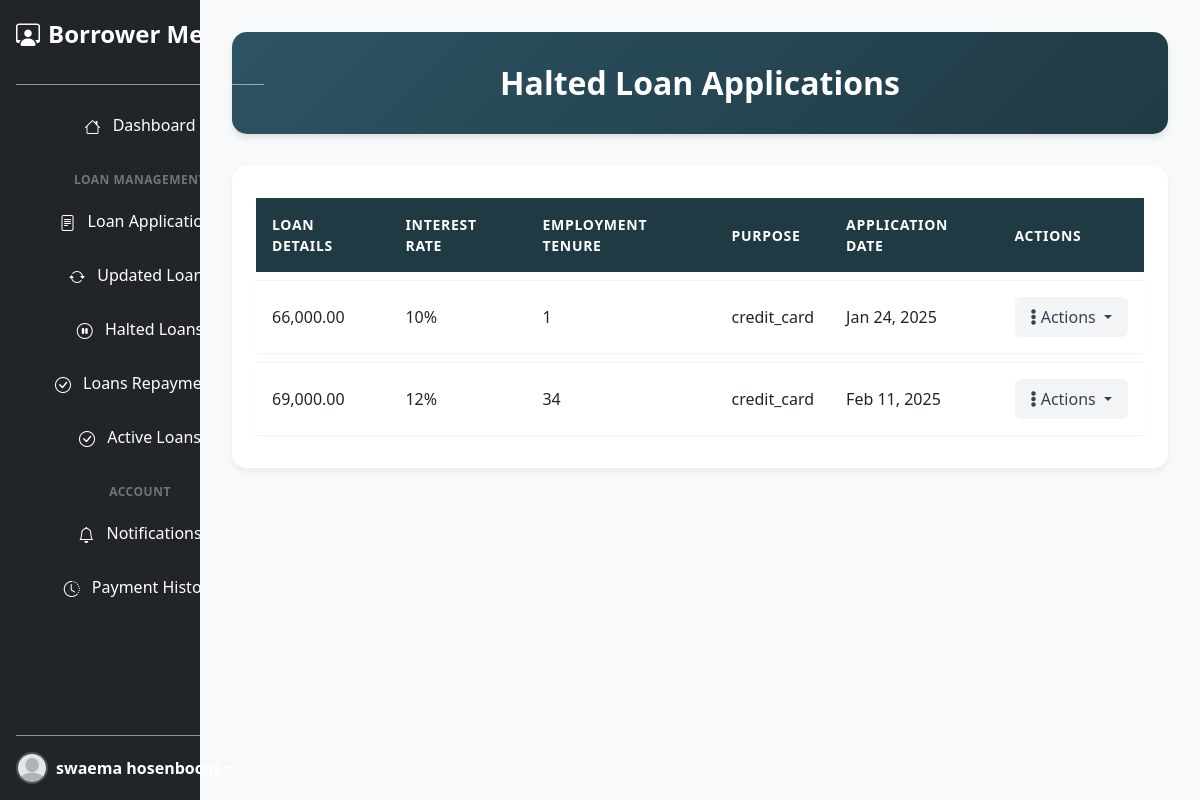
Screenshot of /Borrower/haltedLoans.php (signed in) with the database file from the repository.
### tables this page shows
CREATE TABLE `loans` (
  `id` int(11) NOT NULL,
  `user_id` int(11) DEFAULT NULL,
  `noOfInstallments` int(11) DEFAULT NULL,
  `interstRate` int(11) DEFAULT NULL,
  `grade` text DEFAULT NULL,
  `AnnualIncome` int(11) NOT NULL,
  `loanAmount` int(11) NOT NULL,
  `loanPurpose` text NOT NULL,
  `employeementTenure` int(11) NOT NULL,
  `Accepted_Date` date DEFAULT NULL,
  `status` text NOT NULL,
  `requested_at` datetime DEFAULT current_timestamp(),
  `InstallmentAmount` decimal(11,2) DEFAULT NULL,
  `TotalLoan` int(11) NOT NULL,
  `stripe_account_id` varchar(255) DEFAULT NULL,
  `updated_at` datetime DEFAULT NULL
);

### Classes/Loan.php (called while the page is built, shortened)
<?php
class Loan
{
    public static function checkLoan()
    {
        $loans = [];
        return $loans;
    }
    public static function allLoansByUser($user_id, $status)
    {
        try {
            $db = Database::getConnection();
            $query = "SELECT l.*, u.name, u.email, u.mobile, u.image, u.address FROM loans l INNER JOIN users u ON l.user_id = u.id WHERE l.user_id=? AND l.status=?";
            $stmt = $db->prepare($query);
            $stmt->bind_param("is", $user_id, $status);
            $stmt->execute();
            $result = $stmt->get_result();
            $loans = [];
            while ($data = $result->fetch_assoc()) {
                $loans[] = $data;
            }
            return $loans;
        } catch (Exception $e) {
            error_log("Error fetching loans: " . $e->getMessage());
            return [];
        }
    }
}

### Borrower/haltedLoans.php (the view, shortened to what this page needs)
<?php
require_once '../Classes/Loan.php';
$id = $_SESSION['user_id'];
$loans = Loan::allLoansByUser($id, "halted");
include_once('Layout/head.php');
include_once('Layout/sidebar.php');
?>
<div class="col-md-10 dashboard-container">
    <div class="page-header">
        <h2 class="page-title">
            Halted Loan Applications
        </h2>
    </div>
    <div class="loan-table-container">
        <table class="custom-table" id="example">
            <thead>
            <tr>
                <th>Loan Details</th>
                <th>Interest Rate</th>
                <th>Employment Tenure</th>
                <th>Purpose</th>
                <th>Application Date</th>
                <th>Actions</th>
            </tr>
            </thead>
            <tbody>
            <?php if (is_array($loans) && count($loans) > 0): ?>
                <?php foreach ($loans as $loan): ?>
                    <tr>
                        <td>
                            <?php
                            $totalAmount = $loan['loanAmount'] +
                                (($loan['noOfInstallments']/12) * $loan['loanAmount'] * ($loan['interstRate'] / 100)) +
                                ($loan['loanAmount'] * (2 / 100));
                            echo number_format($totalAmount, 2);
                            ?>
                        </td>
                        <td><?php echo htmlspecialchars($loan['interstRate']); ?>%</td>
                        <td><?php echo htmlspecialchars($loan['employeementTenure']); ?></td>
                        <td><?php echo htmlspecialchars($loan['loanPurpose']); ?></td>
                        <td><?php echo date('M d, Y', strtotime($loan['requested_at'])); ?></td>
                        <td>
                            <div class="dropdown action-dropdown">
                                <button class="btn dropdown-toggle" type="button" id="dropdownMenuButton1" data-bs-toggle="dropdown" aria-expanded="false">
                                    <i class="fas fa-ellipsis-v"></i> Actions
                                </button>
                            </div>
                        </td>
                    </tr>
                <?php endforeach; ?>
            <?php endif; ?>
            </tbody>
        </table>
    </div>
</div>
<?php include_once('Layout/footer.php'); ?>

### Assets/Styles/style.css (style rules this page uses)
* { margin: 0; padding: 0; box-sizing: border-box; }
html, body { width: 100%; height: 100%; margin: 0; padding: 0; overflow-x: hidden; background-color: #f1f9ff !important; color: #0d6efd; font-family: Arial, sans-serif; }

### Assets/Styles/sidebars.css (style rules this page uses)
body { min-height: 100vh; min-height: -webkit-fill-available; }
html { height: -webkit-fill-available; }
.dropdown-toggle { outline: 0; }

### Borrower/haltedLoans.php (style rules this page uses)
.dashboard-container { background-color: #f8f9fa; min-height: 100vh; padding: 2rem; }
.page-header { background: linear-gradient(135deg, #2c5364, #203a43); padding: 2rem; border-radius: 15px; margin-bottom: 2rem; box-shadow: 0 4px 6px rgba(0, 0, 0, 0.1); }
.page-title { color: white; margin: 0; font-weight: 600; text-align: center; }
.loan-table-container { background-color: white; border-radius: 15px; box-shadow: 0 4px 6px rgba(0, 0, 0, 0.05); padding: 1.5rem; }
.custom-table { width: 100%; border-collapse: separate; border-spacing: 0 8px; }
.custom-table thead th { background-color: #203a43; color: white; font-weight: 600; padding: 1rem; text-transform: uppercase; font-size: 0.875rem; letter-spacing: 0.05em; border: none; }
.custom-table tbody tr { transition: all 0.3s ease; box-shadow: 0 2px 4px rgba(0, 0, 0, 0.02); }
.custom-table tbody td { padding: 1rem; background-color: white; border-top: 1px solid #f3f4f6; border-bottom: 1px solid #f3f4f6; vertical-align: middle; }
.action-dropdown .dropdown-toggle { background-color: #f3f4f6; border: none; color: #374151; padding: 0.5rem 1rem; border-radius: 6px; transition: all 0.3s ease; }

### rows the page displays
loans: totalAmount "66,000.00", interstRate "10", employeementTenure "1", loanPurpose "credit_card", requested_at "Jan 24, 2025"
loans: totalAmount "69,000.00", interstRate "12", employeementTenure "34", loanPurpose "credit_card", requested_at "Feb 11, 2025"

### other values shown
$_SESSION['user_name'] "swaema hosenbocus"
